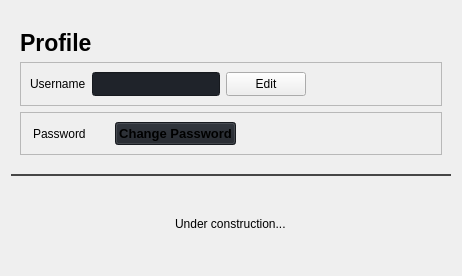
                    <widget class="QWidget" name="scrollAreaWidgetContents_2">
                     <property name="geometry">
                      <rect>
                       <x>0</x>
                       <y>0</y>
                       <width>462</width>
                       <height>276</height>
                      </rect>
                     </property>
                     <property name="styleSheet">
                      <string notr="true"/>
                     </property>
                     <layout class="QVBoxLayout" name="verticalLayout_16">
                      <item alignment="Qt::AlignTop">
                       <widget class="QFrame" name="ProfileArea">
                        <property name="styleSheet">
                         <string notr="true">#ProfileArea{
border-bottom:2px solid rgb(70, 70, 70);
border-radius:0;
padding:10px 0px;
}
</string>
                        </property>
                        <layout class="QVBoxLayout" name="verticalLayout_17">
                         <item alignment="Qt::AlignTop">
                          <widget class="QLabel" name="title">
                           <property name="font">
                            <font>
                             <family>Yu Gothic UI</family>
                             <pointsize>17</pointsize>
                             <italic>false</italic>
                             <bold>true</bold>
                            </font>
                           </property>
                           <property name="styleSheet">
                            <string notr="true"/>
                           </property>
                           <property name="text">
                            <string>Profile</string>
                           </property>
                          </widget>
                         </item>
                         <item>
                          <widget class="QFrame" name="nameFrame">
                           <property name="sizePolicy">
                            <sizepolicy hsizetype="Minimum" vsizetype="Preferred">
                             <horstretch>0</horstretch>
                             <verstretch>0</verstretch>
                            </sizepolicy>
                           </property>
                           <property name="frameShape">
                            <enum>QFrame::StyledPanel</enum>
                           </property>
                           <property name="frameShadow">
                            <enum>QFrame::Raised</enum>
                           </property>
                           <layout class="QHBoxLayout" name="horizontalLayout_12">
                            <item>
                             <widget class="QLabel" name="nameLabel">
                              <property name="sizePolicy">
                               <sizepolicy hsizetype="Maximum" vsizetype="Preferred">
                                <horstretch>0</horstretch>
                                <verstretch>0</verstretch>
                               </sizepolicy>
                              </property>
                              <property name="text">
                               <string>Username</string>
                              </property>
                             </widget>
                            </item>
                            <item>
                             <widget class="QLineEdit" name="nameText">
                              <property name="sizePolicy">
                               <sizepolicy hsizetype="Maximum" vsizetype="Maximum">
                                <horstretch>0</horstretch>
                                <verstretch>0</verstretch>
                               </sizepolicy>
                              </property>
                              <property name="styleSheet">
                               <string notr="true">background-color:#1f232a;
padding:3px 10px;</string>
                              </property>
                              <property name="readOnly">
                               <bool>true</bool>
                              </property>
                             </widget>
                            </item>
                            <item>
                             <widget class="QPushButton" name="editName">
                              <property name="sizePolicy">
                               <sizepolicy hsizetype="Maximum" vsizetype="Preferred">
                                <horstretch>0</horstretch>
                                <verstretch>0</verstretch>
                               </sizepolicy>
                              </property>
                              <property name="cursor">
                               <cursorShape>PointingHandCursor</cursorShape>
                              </property>
                              <property name="styleSheet">
                               <string notr="true"/>
                              </property>
                              <property name="text">
                               <string>Edit</string>
                              </property>
                              <property name="icon">
                               <iconset resource="../resources.qrc">
                                <normaloff>:/feather/edit.svg</normaloff>:/feather/edit.svg</iconset>
                              </property>
                             </widget>
                            </item>
                            <item>
                             <spacer name="horizontalSpacer_2">
                              <property name="orientation">
                               <enum>Qt::Horizontal</enum>
                              </property>
                              <property name="sizeHint" stdset="0">
                               <size>
                                <width>40</width>
                                <height>20</height>
                               </size>
                              </property>
                             </spacer>
                            </item>
                           </layout>
                          </widget>
                         </item>
                         <item>
                          <widget class="QFrame" name="passwordFrame">
                           <property name="cursor">
                            <cursorShape>PointingHandCursor</cursorShape>
                           </property>
                           <property name="styleSheet">
                            <string notr="true"/>
                           </property>
                           <property name="frameShape">
                            <enum>QFrame::StyledPanel</enum>
                           </property>
                           <property name="frameShadow">
                            <enum>QFrame::Raised</enum>
                           </property>
                           <layout class="QHBoxLayout" name="horizontalLayout_11">
                            <property name="rightMargin">
                             <number>9</number>
                            </property>
                            <item>
                             <widget class="QLabel" name="label">
                              <property name="sizePolicy">
                               <sizepolicy hsizetype="Maximum" vsizetype="Preferred">
                                <horstretch>0</horstretch>
                                <verstretch>0</verstretch>
                               </sizepolicy>
                              </property>
                              <property name="styleSheet">
                               <string notr="true">margin-right:20px;</string>
                              </property>
                              <property name="text">
                               <string>Password</string>
                              </property>
                             </widget>
                            </item>
                            <item>
                             <widget class="QPushButton" name="pushButton">
                              <property name="sizePolicy">
                               <sizepolicy hsizetype="Maximum" vsizetype="Maximum">
                                <horstretch>0</horstretch>
                                <verstretch>0</verstretch>
                               </sizepolicy>
                              </property>
                              <property name="font">
                               <font>
                                <family>Yu Gothic UI</family>
                                <pointsize>10</pointsize>
                                <italic>false</italic>
                                <bold>true</bold>
                               </font>
                              </property>
                              <property name="styleSheet">
                               <string notr="true">QPushButton{
background-color: #1f232a;
font-size:10pt;
}
QPushButton:hover{
	background-color:white;
	color:black;
}</string>
                              </property>
                              <property name="text">
                               <string>Change Password</string>
                              </property>
                             </widget>
                            </item>
                            <item>
                             <spacer name="horizontalSpacer">
                              <property name="orientation">
                               <enum>Qt::Horizontal</enum>
                              </property>
                              <property name="sizeHint" stdset="0">
                               <size>
                                <width>40</width>
                                <height>20</height>
                               </size>
                              </property>
                             </spacer>
                            </item>
                           </layout>
                          </widget>
                         </item>
                        </layout>
                       </widget>
                      </item>
                      <item>
                       <widget class="QWidget" name="widget_3" native="true">
                        <layout class="QVBoxLayout" name="verticalLayout_18">
                         <item alignment="Qt::AlignHCenter">
                          <widget class="QLabel" name="label_2">
                           <property name="text">
                            <string>Under construction...</string>
                           </property>
                          </widget>
                         </item>
                        </layout>
                       </widget>
                      </item>
                     </layout>
                    </widget>
